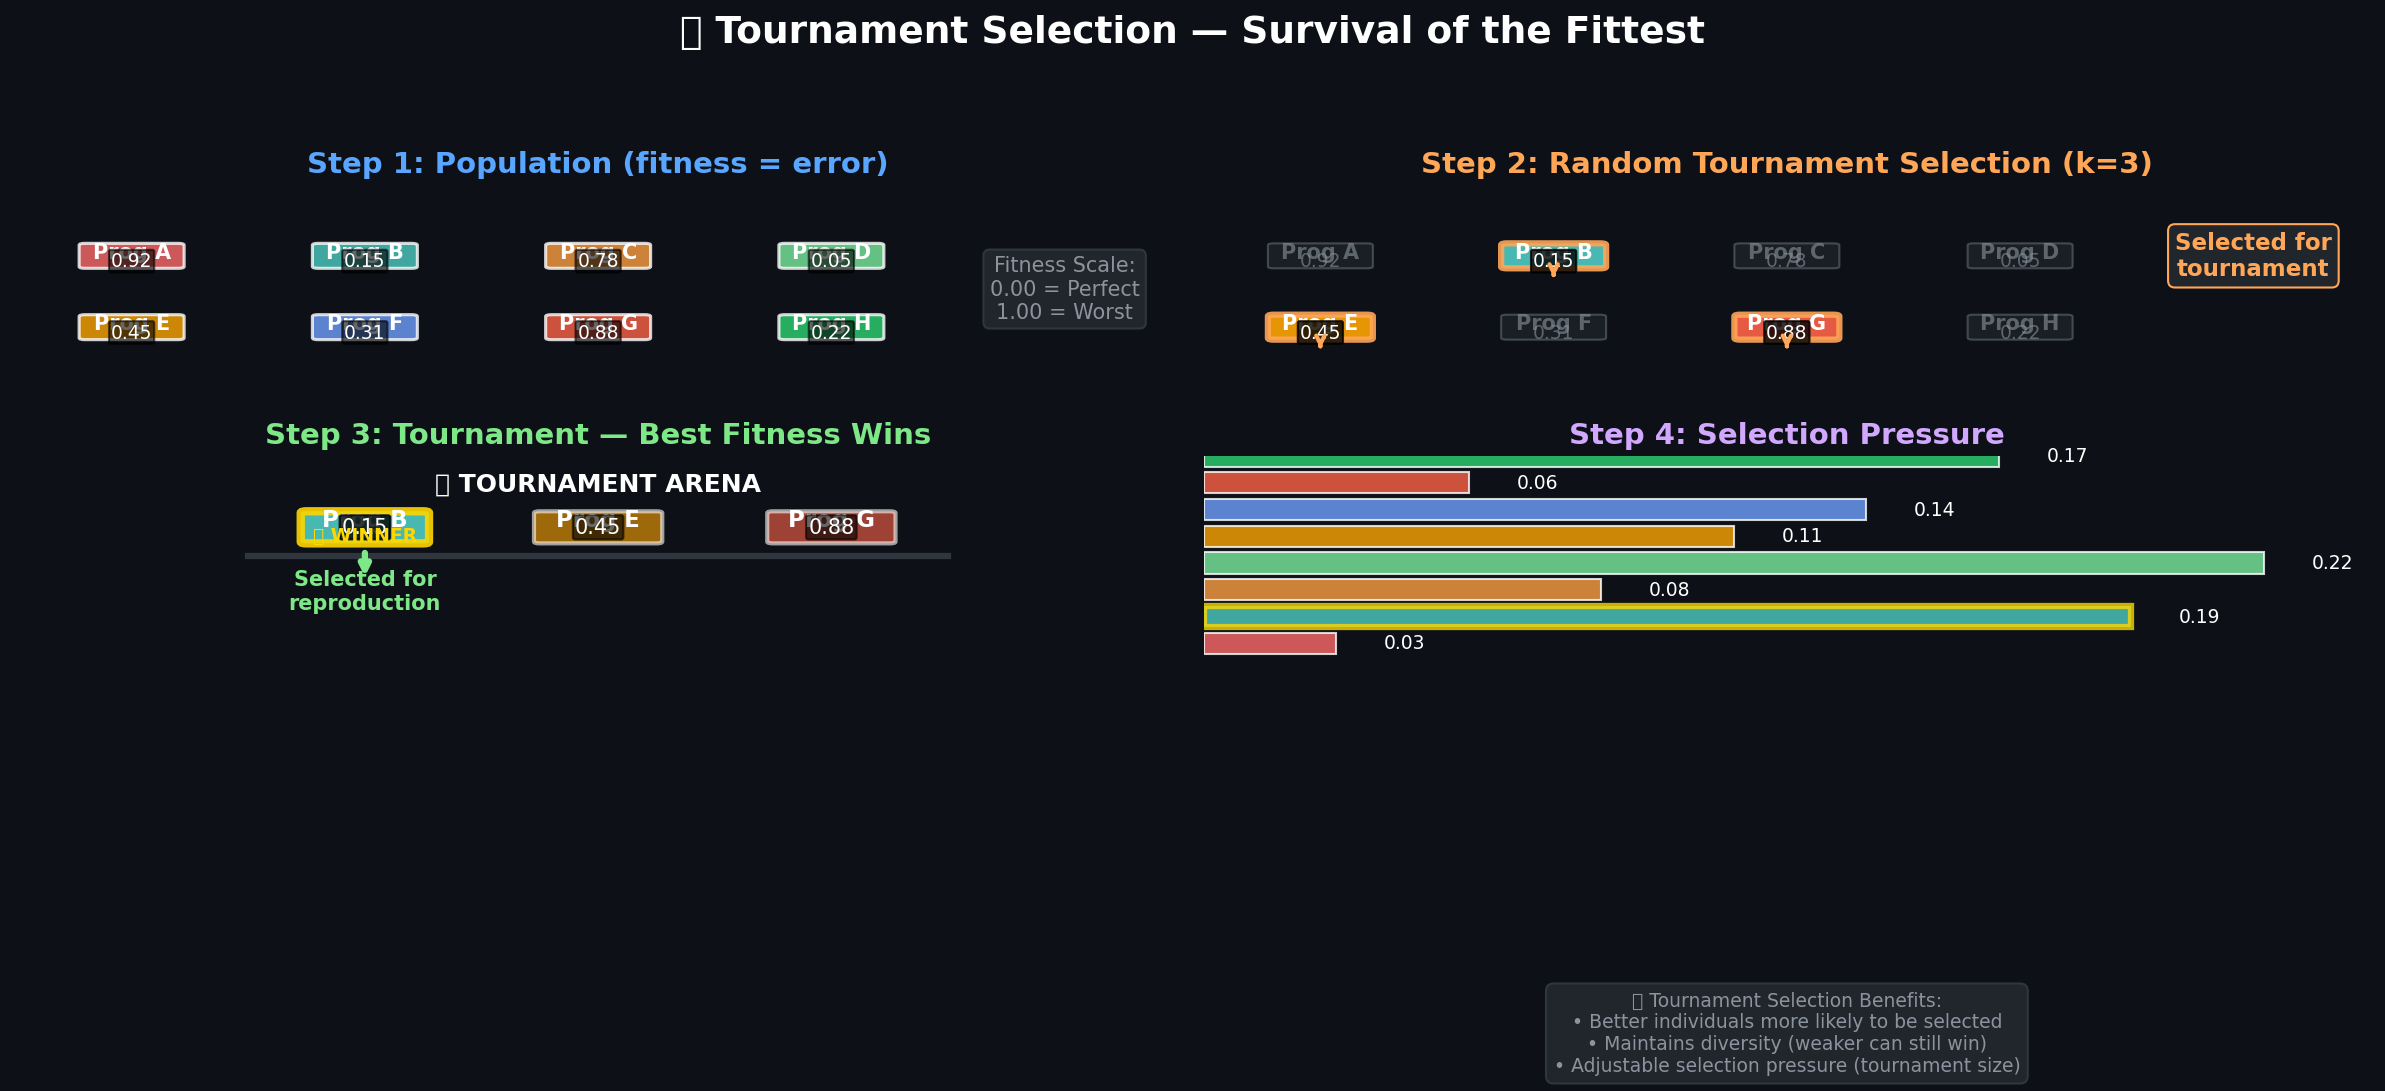

The script that saved this image:
#!/usr/bin/env python3
"""Visualize tournament selection mechanism."""

import numpy as np
import matplotlib.pyplot as plt
from matplotlib.patches import Rectangle, Circle, FancyBboxPatch
import matplotlib.patches as mpatches
import os

def create_tournament_selection():
    """Show how tournament selection works step-by-step."""
    fig, axes = plt.subplots(2, 2, figsize=(16, 12), facecolor='#0d1117')
    fig.suptitle('🏆 Tournament Selection — Survival of the Fittest', 
                 fontsize=18, fontweight='bold', color='white', y=0.95)
    
    for row in axes:
        for ax in row:
            ax.set_facecolor('#0d1117')
            ax.set_xlim(-1, 9)
            ax.set_ylim(-1, 5)
            ax.axis('off')
    
    # Population data (8 individuals)
    population = [
        ('Prog A', 0.92, '#ff6b6b'),  # Low fitness (high error)
        ('Prog B', 0.15, '#4ecdc4'),  # High fitness 
        ('Prog C', 0.78, '#ff9f43'),  # Medium-low fitness
        ('Prog D', 0.05, '#7bed9f'),  # Highest fitness
        ('Prog E', 0.45, '#ffa502'),  # Medium fitness
        ('Prog F', 0.31, '#70a1ff'),  # Medium-high fitness
        ('Prog G', 0.88, '#ff6348'),  # Low fitness
        ('Prog H', 0.22, '#2ed573'),  # High fitness
    ]
    
    positions = [(i % 4 * 2, 3 - i // 4 * 2) for i in range(8)]
    
    # Step 1: Show full population
    ax = axes[0, 0]
    ax.set_title('Step 1: Population (fitness = error)', color='#58a6ff', 
                fontsize=14, fontweight='bold')
    
    for i, ((name, fitness, color), (x, y)) in enumerate(zip(population, positions)):
        # Individual box
        rect = FancyBboxPatch((x-0.4, y-0.3), 0.8, 0.6, boxstyle='round,pad=0.05',
                             facecolor=color, edgecolor='white', linewidth=1.5, alpha=0.8)
        ax.add_patch(rect)
        ax.text(x, y+0.1, name, ha='center', va='center', fontsize=10, 
                fontweight='bold', color='white')
        ax.text(x, y-0.15, f'{fitness:.2f}', ha='center', va='center', fontsize=9, 
                color='white', bbox=dict(boxstyle='round,pad=0.1', facecolor='black', alpha=0.6))
    
    # Fitness legend
    ax.text(8, 3, 'Fitness Scale:\n0.00 = Perfect\n1.00 = Worst', 
            ha='center', va='top', color='#8b949e', fontsize=10,
            bbox=dict(boxstyle='round,pad=0.3', facecolor='#21262d', edgecolor='#30363d'))
    
    # Step 2: Select tournament participants  
    ax = axes[0, 1]
    ax.set_title('Step 2: Random Tournament Selection (k=3)', color='#ffa657', 
                fontsize=14, fontweight='bold')
    
    # Randomly select 3 for tournament (fixed for reproducibility)
    tournament_indices = [1, 4, 6]  # Prog B (0.15), Prog E (0.45), Prog G (0.88)
    
    for i, ((name, fitness, color), (x, y)) in enumerate(zip(population, positions)):
        if i in tournament_indices:
            # Highlight selected individuals
            rect = FancyBboxPatch((x-0.4, y-0.3), 0.8, 0.6, boxstyle='round,pad=0.05',
                                 facecolor=color, edgecolor='#ffa657', linewidth=3, alpha=0.9)
            ax.add_patch(rect)
            ax.text(x, y+0.1, name, ha='center', va='center', fontsize=10, 
                    fontweight='bold', color='white')
            ax.text(x, y-0.15, f'{fitness:.2f}', ha='center', va='center', fontsize=9, 
                    color='white', bbox=dict(boxstyle='round,pad=0.1', facecolor='black', alpha=0.8))
            # Selection arrow
            ax.annotate('', xy=(x, y-0.6), xytext=(x, y-0.4),
                       arrowprops=dict(arrowstyle='->', color='#ffa657', lw=2))
        else:
            # Grayed out non-selected
            rect = FancyBboxPatch((x-0.4, y-0.3), 0.8, 0.6, boxstyle='round,pad=0.05',
                                 facecolor='#30363d', edgecolor='#8b949e', linewidth=1, alpha=0.4)
            ax.add_patch(rect)
            ax.text(x, y+0.1, name, ha='center', va='center', fontsize=10, 
                    fontweight='bold', color='#8b949e', alpha=0.6)
            ax.text(x, y-0.15, f'{fitness:.2f}', ha='center', va='center', fontsize=9, 
                    color='#8b949e', alpha=0.6)
    
    ax.text(8, 3, 'Selected for\ntournament', ha='center', va='center', 
            color='#ffa657', fontsize=11, fontweight='bold',
            bbox=dict(boxstyle='round,pad=0.3', facecolor='#21262d', edgecolor='#ffa657'))
    
    # Step 3: Tournament competition
    ax = axes[1, 0]
    ax.set_title('Step 3: Tournament — Best Fitness Wins', color='#7ee787', 
                fontsize=14, fontweight='bold')
    
    # Show tournament participants in arena
    tournament_data = [(population[i][0], population[i][1], population[i][2]) for i in tournament_indices]
    arena_positions = [(2, 3), (4, 3), (6, 3)]
    
    for i, ((name, fitness, color), (x, y)) in enumerate(zip(tournament_data, arena_positions)):
        if fitness == min([t[1] for t in tournament_data]):  # Winner (lowest error)
            # Winner - golden glow
            rect = FancyBboxPatch((x-0.5, y-0.4), 1.0, 0.8, boxstyle='round,pad=0.05',
                                 facecolor=color, edgecolor='#ffd700', linewidth=4, alpha=0.9)
            ax.add_patch(rect)
            ax.text(x, y+0.2, name, ha='center', va='center', fontsize=11, 
                    fontweight='bold', color='white')
            ax.text(x, y, f'{fitness:.2f}', ha='center', va='center', fontsize=10, 
                    color='white', bbox=dict(boxstyle='round,pad=0.1', facecolor='black', alpha=0.8))
            ax.text(x, y-0.25, '👑 WINNER', ha='center', va='center', fontsize=9, 
                    color='#ffd700', fontweight='bold')
            
            # Victory arrow
            ax.annotate('', xy=(x, 1.5), xytext=(x, y-0.6),
                       arrowprops=dict(arrowstyle='->', color='#7ee787', lw=3))
            ax.text(x, 1.2, 'Selected for\nreproduction', ha='center', va='center',
                   color='#7ee787', fontweight='bold', fontsize=10)
        else:
            # Loser
            rect = FancyBboxPatch((x-0.5, y-0.4), 1.0, 0.8, boxstyle='round,pad=0.05',
                                 facecolor=color, edgecolor='white', linewidth=2, alpha=0.6)
            ax.add_patch(rect)
            ax.text(x, y+0.2, name, ha='center', va='center', fontsize=11, 
                    fontweight='bold', color='white')
            ax.text(x, y, f'{fitness:.2f}', ha='center', va='center', fontsize=10, 
                    color='white', bbox=dict(boxstyle='round,pad=0.1', facecolor='black', alpha=0.6))
    
    # Tournament bracket
    ax.text(4, 4.2, '🏟️ TOURNAMENT ARENA', ha='center', va='center', 
            color='white', fontsize=12, fontweight='bold')
    ax.plot([1, 7], [2.2, 2.2], color='#30363d', linewidth=3)
    
    # Step 4: Selection statistics
    ax = axes[1, 1]
    ax.set_title('Step 4: Selection Pressure', color='#d2a8ff', 
                fontsize=14, fontweight='bold')
    
    # Create bar chart showing selection probability
    names = [p[0] for p in population]
    fitnesses = [p[1] for p in population]
    colors = [p[2] for p in population]
    
    # Calculate tournament selection probability (simplified)
    # Higher fitness = lower error = higher selection chance
    selection_probs = []
    for i, fitness in enumerate(fitnesses):
        # Probability of winning tournament of size 3
        better_count = sum(1 for f in fitnesses if f < fitness)  # Lower is better
        worse_count = len(fitnesses) - better_count - 1
        # Simplified probability calculation
        prob = (worse_count + 1) / len(fitnesses) 
        selection_probs.append(prob)
    
    # Normalize
    total_prob = sum(selection_probs)
    selection_probs = [p/total_prob for p in selection_probs]
    
    y_pos = np.arange(len(names))
    bars = ax.barh(y_pos, selection_probs, color=colors, alpha=0.8, edgecolor='white')
    
    ax.set_yticks(y_pos)
    ax.set_yticklabels(names, color='white', fontsize=10)
    ax.set_xlabel('Selection Probability', color='#8b949e', fontsize=11)
    ax.tick_params(axis='x', colors='#8b949e')
    ax.set_xlim(0, max(selection_probs) * 1.1)
    
    # Highlight the winner
    winner_idx = tournament_indices[0]  # Prog B
    bars[winner_idx].set_edgecolor('#ffd700')
    bars[winner_idx].set_linewidth(3)
    
    # Add values
    for i, (bar, prob) in enumerate(zip(bars, selection_probs)):
        width = bar.get_width()
        ax.text(width + 0.01, bar.get_y() + bar.get_height()/2, 
               f'{prob:.2f}', ha='left', va='center', color='white', fontsize=9)
    
    # Grid
    ax.grid(True, alpha=0.3, color='#30363d', axis='x')
    ax.set_facecolor('#161b22')
    
    # Add explanation
    ax.text(0.5, -1.5, 
           '🎯 Tournament Selection Benefits:\n'
           '• Better individuals more likely to be selected\n'  
           '• Maintains diversity (weaker can still win)\n'
           '• Adjustable selection pressure (tournament size)',
           transform=ax.transAxes, ha='center', va='top',
           color='#8b949e', fontsize=9,
           bbox=dict(boxstyle='round,pad=0.4', facecolor='#21262d', edgecolor='#30363d'))
    
    plt.tight_layout(rect=[0, 0, 1, 0.92])
    
    out = os.path.expanduser('~/.openclaw/workspace/genlang/examples/tournament_selection.png')
    plt.savefig(out, dpi=150, facecolor='#0d1117', bbox_inches='tight')
    plt.close()
    print(f"Saved: {out}")
    return out

if __name__ == '__main__':
    create_tournament_selection()